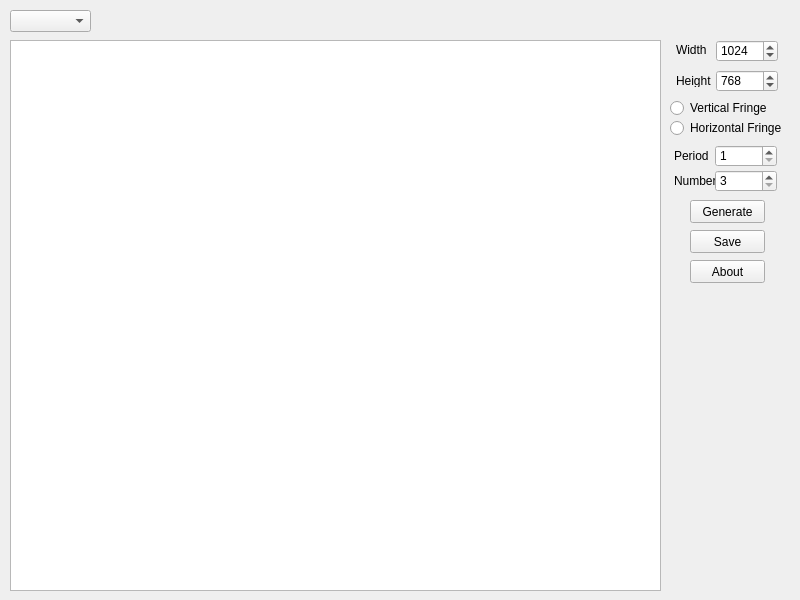
<?xml version="1.0" encoding="UTF-8"?>
<ui version="4.0">
 <class>Widget</class>
 <widget class="QWidget" name="Widget">
  <property name="geometry">
   <rect>
    <x>0</x>
    <y>0</y>
    <width>800</width>
    <height>600</height>
   </rect>
  </property>
  <property name="windowTitle">
   <string>Widget</string>
  </property>
  <widget class="QGraphicsView" name="view">
   <property name="geometry">
    <rect>
     <x>10</x>
     <y>40</y>
     <width>651</width>
     <height>551</height>
    </rect>
   </property>
  </widget>
  <widget class="QRadioButton" name="radioButton_VerticalFringe">
   <property name="geometry">
    <rect>
     <x>670</x>
     <y>100</y>
     <width>121</width>
     <height>16</height>
    </rect>
   </property>
   <property name="text">
    <string>Vertical Fringe</string>
   </property>
  </widget>
  <widget class="QRadioButton" name="radioButton_HorizontalFringe">
   <property name="geometry">
    <rect>
     <x>670</x>
     <y>120</y>
     <width>121</width>
     <height>16</height>
    </rect>
   </property>
   <property name="text">
    <string>Horizontal Fringe</string>
   </property>
  </widget>
  <widget class="QLabel" name="label">
   <property name="geometry">
    <rect>
     <x>674</x>
     <y>150</y>
     <width>54</width>
     <height>12</height>
    </rect>
   </property>
   <property name="text">
    <string>Period</string>
   </property>
  </widget>
  <widget class="QDoubleSpinBox" name="doubleSpinBox_Period">
   <property name="geometry">
    <rect>
     <x>715</x>
     <y>145</y>
     <width>62</width>
     <height>22</height>
    </rect>
   </property>
   <property name="cursor">
    <cursorShape>ArrowCursor</cursorShape>
   </property>
   <property name="decimals">
    <number>0</number>
   </property>
   <property name="minimum">
    <double>1.000000000000000</double>
   </property>
   <property name="maximum">
    <double>100.000000000000000</double>
   </property>
  </widget>
  <widget class="QPushButton" name="pushButton">
   <property name="geometry">
    <rect>
     <x>690</x>
     <y>200</y>
     <width>75</width>
     <height>23</height>
    </rect>
   </property>
   <property name="text">
    <string>Generate</string>
   </property>
  </widget>
  <widget class="QComboBox" name="comboBox">
   <property name="geometry">
    <rect>
     <x>10</x>
     <y>10</y>
     <width>81</width>
     <height>22</height>
    </rect>
   </property>
  </widget>
  <widget class="QLabel" name="label_2">
   <property name="geometry">
    <rect>
     <x>674</x>
     <y>173</y>
     <width>41</width>
     <height>16</height>
    </rect>
   </property>
   <property name="text">
    <string>Number</string>
   </property>
  </widget>
  <widget class="QDoubleSpinBox" name="doubleSpinBox_Number">
   <property name="geometry">
    <rect>
     <x>715</x>
     <y>170</y>
     <width>62</width>
     <height>22</height>
    </rect>
   </property>
   <property name="decimals">
    <number>0</number>
   </property>
   <property name="minimum">
    <double>3.000000000000000</double>
   </property>
   <property name="maximum">
    <double>10.000000000000000</double>
   </property>
  </widget>
  <widget class="QPushButton" name="pushButton_Save">
   <property name="geometry">
    <rect>
     <x>690</x>
     <y>230</y>
     <width>75</width>
     <height>23</height>
    </rect>
   </property>
   <property name="text">
    <string>Save</string>
   </property>
  </widget>
  <widget class="QLabel" name="info">
   <property name="geometry">
    <rect>
     <x>480</x>
     <y>10</y>
     <width>181</width>
     <height>21</height>
    </rect>
   </property>
   <property name="text">
    <string/>
   </property>
  </widget>
  <widget class="QDoubleSpinBox" name="doubleSpinBox_Width">
   <property name="geometry">
    <rect>
     <x>716</x>
     <y>40</y>
     <width>62</width>
     <height>22</height>
    </rect>
   </property>
   <property name="decimals">
    <number>0</number>
   </property>
   <property name="minimum">
    <double>20.000000000000000</double>
   </property>
   <property name="maximum">
    <double>1600.000000000000000</double>
   </property>
   <property name="value">
    <double>1024.000000000000000</double>
   </property>
  </widget>
  <widget class="QDoubleSpinBox" name="doubleSpinBox_Height">
   <property name="geometry">
    <rect>
     <x>716</x>
     <y>70</y>
     <width>62</width>
     <height>22</height>
    </rect>
   </property>
   <property name="decimals">
    <number>0</number>
   </property>
   <property name="minimum">
    <double>20.000000000000000</double>
   </property>
   <property name="maximum">
    <double>1200.000000000000000</double>
   </property>
   <property name="value">
    <double>768.000000000000000</double>
   </property>
  </widget>
  <widget class="QLabel" name="label_3">
   <property name="geometry">
    <rect>
     <x>676</x>
     <y>44</y>
     <width>54</width>
     <height>12</height>
    </rect>
   </property>
   <property name="text">
    <string>Width</string>
   </property>
  </widget>
  <widget class="QLabel" name="label_4">
   <property name="geometry">
    <rect>
     <x>676</x>
     <y>75</y>
     <width>54</width>
     <height>12</height>
    </rect>
   </property>
   <property name="text">
    <string>Height</string>
   </property>
  </widget>
  <widget class="QPushButton" name="pushButton_About">
   <property name="geometry">
    <rect>
     <x>690</x>
     <y>260</y>
     <width>75</width>
     <height>23</height>
    </rect>
   </property>
   <property name="text">
    <string>About</string>
   </property>
  </widget>
 </widget>
 <layoutdefault spacing="6" margin="11"/>
 <resources/>
 <connections/>
</ui>
